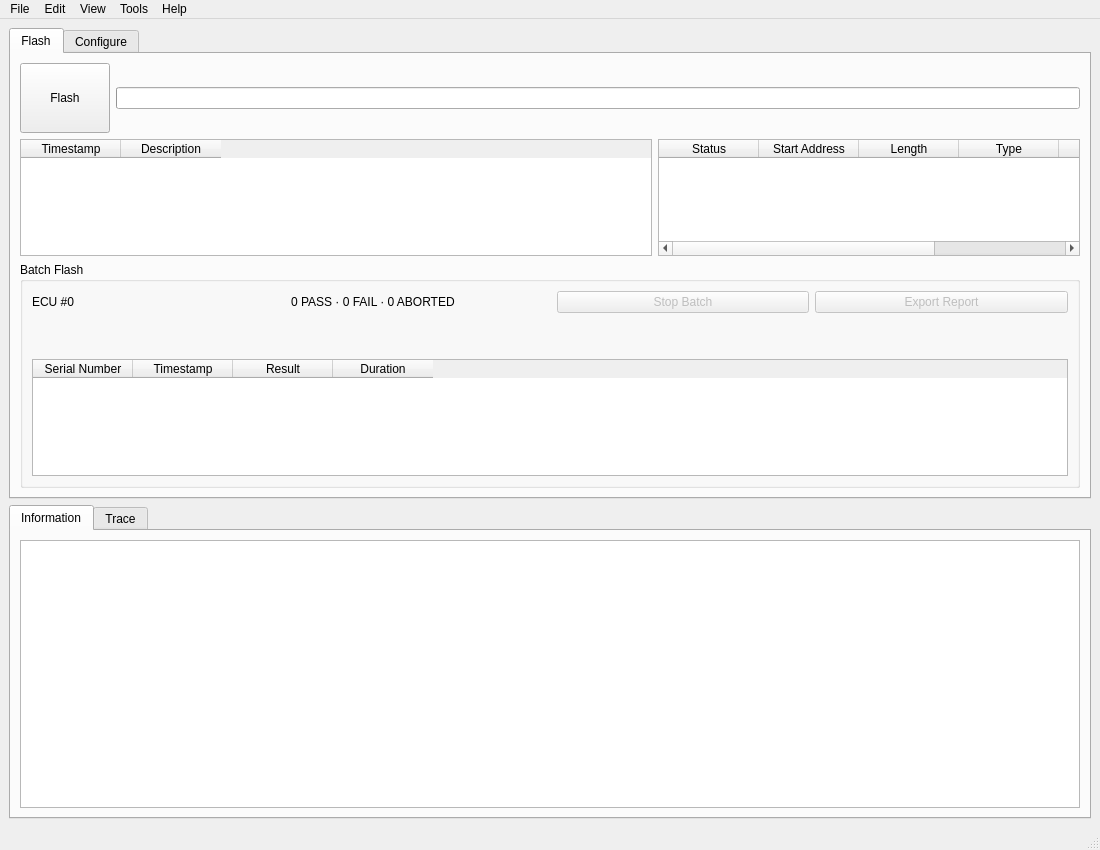
<?xml version="1.0" encoding="UTF-8"?>
<ui version="4.0">
 <class>MainWindow</class>
 <widget class="QMainWindow" name="MainWindow">
  <property name="geometry">
   <rect>
    <x>0</x>
    <y>0</y>
    <width>1100</width>
    <height>850</height>
   </rect>
  </property>
  <property name="windowTitle">
   <string>MainWindow</string>
  </property>
  <widget class="QWidget" name="centralwidget">
   <layout class="QVBoxLayout" name="verticalLayout_root" stretch="3,2">
    <item>
      <widget class="QTabWidget" name="tabWidget">
       <property name="tabPosition">
        <enum>QTabWidget::TabPosition::North</enum>
       </property>
       <property name="currentIndex">
        <number>0</number>
       </property>
       <property name="elideMode">
        <enum>Qt::TextElideMode::ElideRight</enum>
       </property>
       <widget class="QWidget" name="flashTab">
        <attribute name="title">
         <string>Flash</string>
        </attribute>
        <layout class="QVBoxLayout" name="verticalLayout_flashTab" stretch="0,0,0">
          <item>
           <layout class="QHBoxLayout" name="horizontalLayout_flashHeader" stretch="1,10">
            <item>
             <widget class="QPushButton" name="flashButton">
              <property name="sizePolicy">
               <sizepolicy hsizetype="Fixed" vsizetype="Fixed">
                <horstretch>0</horstretch>
                <verstretch>0</verstretch>
               </sizepolicy>
              </property>
              <property name="minimumSize">
               <size>
                <width>90</width>
                <height>70</height>
               </size>
              </property>
              <property name="text">
               <string>Flash</string>
              </property>
             </widget>
            </item>
            <item>
             <widget class="QProgressBar" name="progressBar">
              <property name="sizePolicy">
               <sizepolicy hsizetype="Expanding" vsizetype="Fixed">
                <horstretch>0</horstretch>
                <verstretch>0</verstretch>
               </sizepolicy>
              </property>
              <property name="minimumSize">
               <size>
                <width>0</width>
                <height>20</height>
               </size>
              </property>
              <property name="maximumSize">
               <size>
                <width>16777215</width>
                <height>22</height>
               </size>
              </property>
              <property name="value">
               <number>0</number>
              </property>
              <property name="textVisible">
               <bool>false</bool>
              </property>
             </widget>
            </item>
           </layout>
          </item>
          <item>
           <layout class="QHBoxLayout" name="horizontalLayout_flashTables" stretch="3,2">
            <item>
             <widget class="QTableWidget" name="stepsTable">
              <column>
               <property name="text">
                <string>Timestamp</string>
               </property>
              </column>
              <column>
               <property name="text">
                <string>Description</string>
               </property>
              </column>
             </widget>
            </item>
            <item>
             <widget class="QTableWidget" name="segmentsTable">
              <column>
               <property name="text">
                <string>Status</string>
               </property>
              </column>
              <column>
               <property name="text">
                <string>Start Address</string>
               </property>
              </column>
              <column>
               <property name="text">
                <string>Length</string>
               </property>
              </column>
              <column>
               <property name="text">
                <string>Type</string>
               </property>
              </column>
              <column>
               <property name="text">
                <string>Datablock</string>
               </property>
              </column>
              <column>
               <property name="text">
                <string>Segment</string>
               </property>
              </column>
             </widget>
            </item>
           </layout>
          </item>
          <item>
           <widget class="QGroupBox" name="groupBoxBatchFlash">
            <property name="visible">
             <bool>false</bool>
            </property>
            <property name="title">
             <string>Batch Flash</string>
            </property>
            <layout class="QVBoxLayout" name="verticalLayout_batchFlash">
             <item>
              <layout class="QHBoxLayout" name="horizontalLayout_batchControls">
               <item>
                <widget class="QLabel" name="labelEcuCounter">
                 <property name="text">
                  <string>ECU #0</string>
                 </property>
                </widget>
               </item>
               <item>
                <widget class="QLabel" name="labelBatchTally">
                 <property name="text">
                  <string>0 PASS · 0 FAIL · 0 ABORTED</string>
                 </property>
                </widget>
               </item>
               <item>
                <spacer name="horizontalSpacer_batchControls">
                 <property name="orientation">
                  <enum>Qt::Orientation::Horizontal</enum>
                 </property>
                </spacer>
               </item>
               <item>
                <widget class="QPushButton" name="buttonStopBatch">
                 <property name="enabled">
                  <bool>false</bool>
                 </property>
                 <property name="text">
                  <string>Stop Batch</string>
                 </property>
                </widget>
               </item>
               <item>
                <widget class="QPushButton" name="buttonExportBatchReport">
                 <property name="enabled">
                  <bool>false</bool>
                 </property>
                 <property name="text">
                  <string>Export Report</string>
                 </property>
                </widget>
               </item>
              </layout>
             </item>
             <item>
              <widget class="QLabel" name="labelBatchStatus">
               <property name="text">
                <string/>
               </property>
              </widget>
             </item>
             <item>
              <widget class="QLabel" name="labelBatchStatusCaption">
               <property name="text">
                <string/>
               </property>
              </widget>
             </item>
             <item>
              <widget class="QTableWidget" name="tableWidgetBatchLog">
               <column>
                <property name="text">
                 <string>Serial Number</string>
                </property>
               </column>
               <column>
                <property name="text">
                 <string>Timestamp</string>
                </property>
               </column>
               <column>
                <property name="text">
                 <string>Result</string>
                </property>
               </column>
               <column>
                <property name="text">
                 <string>Duration</string>
                </property>
               </column>
              </widget>
             </item>
            </layout>
           </widget>
          </item>
         </layout>
       </widget>
       <widget class="QWidget" name="configureTab">
        <attribute name="title">
         <string>Configure</string>
        </attribute>
        <layout class="QHBoxLayout" name="horizontalLayout_configureTab">
         <item>
          <widget class="QListWidget" name="navListWidget">
           <property name="maximumSize">
            <size>
             <width>200</width>
             <height>16777215</height>
            </size>
           </property>
           <item>
            <property name="text">
             <string>Data</string>
            </property>
           </item>
           <item>
            <property name="text">
             <string>Communication</string>
            </property>
           </item>
           <item>
            <property name="text">
             <string>Miscellaneous</string>
            </property>
           </item>
           <item>
            <property name="text">
             <string>Custom Actions</string>
            </property>
           </item>
          </widget>
         </item>
         <item>
          <widget class="QStackedWidget" name="stackedWidget">
           <property name="currentIndex">
            <number>0</number>
           </property>
           <widget class="QWidget" name="pageData">
            <layout class="QVBoxLayout" name="verticalLayout_dataTab">
             <item>
              <widget class="QLabel" name="labelDataTitle">
               <property name="styleSheet">
                <string notr="true">color: #2b579a; font-size: 20px;</string>
               </property>
               <property name="text">
                <string>Data</string>
               </property>
              </widget>
             </item>
             <item>
              <widget class="QLabel" name="labelDatablocks">
               <property name="sectionHeader" stdset="0">
                <bool>true</bool>
               </property>
               <property name="styleSheet">
                <string notr="true">padding: 5px; font-weight: bold;</string>
               </property>
               <property name="text">
                <string>Datablocks</string>
               </property>
              </widget>
             </item>
             <item>
              <widget class="QTableWidget" name="tableWidgetDatablocks">
               <column>
                <property name="text">
                 <string/>
                </property>
               </column>
               <column>
                <property name="text">
                 <string>Type</string>
                </property>
               </column>
               <column>
                <property name="text">
                 <string>Datablock</string>
                </property>
               </column>
               <column>
                <property name="text">
                 <string>Checksum</string>
                </property>
               </column>
               <column>
                <property name="text">
                 <string>Signature</string>
                </property>
               </column>
              </widget>
             </item>
             <item>
              <widget class="QLabel" name="labelDetails">
               <property name="sectionHeader" stdset="0">
                <bool>true</bool>
               </property>
               <property name="styleSheet">
                <string notr="true">padding: 5px; font-weight: bold;</string>
               </property>
               <property name="text">
                <string>Details</string>
               </property>
              </widget>
             </item>
             <item>
              <widget class="QTableWidget" name="tableWidgetDetails">
               <attribute name="horizontalHeaderVisible">
                <bool>false</bool>
               </attribute>
               <attribute name="verticalHeaderVisible">
                <bool>false</bool>
               </attribute>
               <column>
                <property name="text">
                 <string>Property</string>
                </property>
               </column>
               <column>
                <property name="text">
                 <string>Value</string>
                </property>
               </column>
               <column>
                <property name="text">
                 <string>Timestamp</string>
                </property>
               </column>
               <row>
                <property name="text"><string>1</string></property>
               </row>
               <row>
                <property name="text"><string>2</string></property>
               </row>
               <row>
                <property name="text"><string>3</string></property>
               </row>
               <row>
                <property name="text"><string>4</string></property>
               </row>
               <row>
                <property name="text"><string>5</string></property>
               </row>
               <row>
                <property name="text"><string>6</string></property>
               </row>
               <item row="0" column="0">
                <property name="text"><string>File</string></property>
               </item>
               <item row="1" column="0">
                <property name="text"><string>Checksum</string></property>
               </item>
               <item row="2" column="0">
                <property name="text"><string>Compression Method</string></property>
               </item>
               <item row="3" column="0">
                <property name="text"><string>Encryption Method</string></property>
               </item>
               <item row="4" column="0">
                <property name="text"><string>Start Address</string></property>
               </item>
               <item row="5" column="0">
                <property name="text"><string>Memory Size</string></property>
               </item>
              </widget>
             </item>
             <item>
              <widget class="QPushButton" name="buttonLoadFromGitLab">
               <property name="text">
                <string>Load from GitLab...</string>
               </property>
              </widget>
             </item>
             <item>
              <spacer name="verticalSpacer">
               <property name="orientation">
                <enum>Qt::Vertical</enum>
               </property>
               <property name="sizeHint" stdset="0">
                <size>
                 <width>20</width>
                 <height>40</height>
                </size>
               </property>
              </spacer>
             </item>
            </layout>
           </widget>
           <widget class="QWidget" name="pageComm">
            <layout class="QVBoxLayout" name="verticalLayout_comm">
             <item>
              <widget class="QLabel" name="labelCommTitle">
               <property name="styleSheet">
                <string notr="true">color: #2b579a; font-size: 20px;</string>
               </property>
               <property name="text">
                <string>Communication</string>
               </property>
              </widget>
             </item>
             <item>
              <widget class="QLabel" name="labelHardware">
               <property name="sectionHeader" stdset="0">
                <bool>true</bool>
               </property>
               <property name="styleSheet">
                <string notr="true">padding: 5px; font-weight: bold;</string>
               </property>
               <property name="text">
                <string>Hardware configure</string>
               </property>
              </widget>
             </item>
             <item>
              <layout class="QHBoxLayout" name="horizontalLayout_hardware">
               <item>
                <widget class="QComboBox" name="comboBoxHardware"/>
               </item>
               <item>
                <widget class="QPushButton" name="buttonTestConnectionHardware">
                 <property name="text">
                  <string>Test Connection</string>
                 </property>
                </widget>
               </item>
               <item>
                <widget class="QPushButton" name="buttonRefreshHardware">
                 <property name="text">
                  <string>Refresh</string>
                 </property>
                </widget>
               </item>
              </layout>
             </item>
             <item>
              <widget class="QLabel" name="labelRadarSide">
               <property name="sectionHeader" stdset="0">
                <bool>true</bool>
               </property>
               <property name="styleSheet">
                <string notr="true">padding: 5px; font-weight: bold;</string>
               </property>
               <property name="text">
                <string>Radar Side</string>
               </property>
              </widget>
             </item>
             <item>
              <widget class="QComboBox" name="comboBoxRadarSide">
               <item>
                <property name="text">
                 <string>S0 (77B/78B)</string>
                </property>
               </item>
               <item>
                <property name="text">
                 <string>S1 (77A/78A)</string>
                </property>
               </item>
              </widget>
             </item>
             <item>
              <widget class="QLabel" name="labelLogicalLink">
               <property name="sectionHeader" stdset="0">
                <bool>true</bool>
               </property>
               <property name="styleSheet">
                <string notr="true">padding: 5px; font-weight: bold;</string>
               </property>
               <property name="text">
                <string>Logical Link</string>
               </property>
              </widget>
             </item>
             <item>
              <widget class="QComboBox" name="comboBoxLogicalLink">
               <item>
                <property name="text">
                 <string>CAN</string>
                </property>
               </item>
               <item>
                <property name="text">
                 <string>CAN FD</string>
                </property>
               </item>
              </widget>
             </item>
             <item>
              <widget class="QTableWidget" name="tableWidgetCommDetails">
               <attribute name="horizontalHeaderVisible">
                <bool>false</bool>
               </attribute>
               <attribute name="verticalHeaderVisible">
                <bool>false</bool>
               </attribute>
               <column>
                <property name="text">
                 <string>Property</string>
                </property>
               </column>
               <column>
                <property name="text">
                 <string>Value</string>
                </property>
               </column>
               <row>
                <property name="text"><string>1</string></property>
               </row>
               <row>
                <property name="text"><string>2</string></property>
               </row>
               <row>
                <property name="text"><string>3</string></property>
               </row>
               <row>
                <property name="text"><string>4</string></property>
               </row>
               <row>
                <property name="text"><string>5</string></property>
               </row>
               <row>
                <property name="text"><string>6</string></property>
               </row>
               <row>
                <property name="text"><string>7</string></property>
               </row>
               <item row="0" column="0">
                <property name="text"><string>Baudrate</string></property>
               </item>
               <item row="1" column="0">
                <property name="text"><string>Addressing Scheme</string></property>
               </item>
               <item row="2" column="0">
                <property name="text"><string>Physical CAN ID Type</string></property>
               </item>
               <item row="3" column="0">
                <property name="text"><string>Functional CAN ID Type</string></property>
               </item>
               <item row="4" column="0">
                <property name="text"><string>Physical Request CAN ID</string></property>
               </item>
               <item row="5" column="0">
                <property name="text"><string>Response CAN ID</string></property>
               </item>
               <item row="6" column="0">
                <property name="text"><string>Functional Request CAN ID</string></property>
               </item>
               <item row="0" column="1">
                <property name="text"><string>500,000 Baud</string></property>
               </item>
               <item row="1" column="1">
                <property name="text"><string>Normal</string></property>
               </item>
               <item row="2" column="1">
                <property name="text"><string>11-Bit</string></property>
               </item>
               <item row="3" column="1">
                <property name="text"><string>11-Bit</string></property>
               </item>
               <item row="4" column="1">
                <property name="text"><string>0x778</string></property>
               </item>
               <item row="5" column="1">
                <property name="text"><string>0x788</string></property>
               </item>
               <item row="6" column="1">
                <property name="text"><string>0x700</string></property>
               </item>
              </widget>
             </item>
             <item>
              <spacer name="verticalSpacer_comm">
               <property name="orientation">
                <enum>Qt::Vertical</enum>
               </property>
               <property name="sizeHint" stdset="0">
                <size>
                 <width>20</width>
                 <height>40</height>
                </size>
               </property>
              </spacer>
             </item>
            </layout>
           </widget>
           <widget class="QWidget" name="pageMisc">
            <layout class="QVBoxLayout" name="verticalLayout_misc">
             <item>
              <widget class="QLabel" name="labelMiscTitle">
               <property name="styleSheet">
                <string notr="true">color: #2b579a; font-size: 20px;</string>
               </property>
               <property name="text">
                <string>Miscellaneous</string>
               </property>
              </widget>
             </item>
             <item>
              <widget class="QLabel" name="labelFlashSequence">
               <property name="sectionHeader" stdset="0">
                <bool>true</bool>
               </property>
               <property name="styleSheet">
                <string notr="true">padding: 5px; font-weight: bold;</string>
               </property>
               <property name="text">
                <string>Flash Sequence</string>
               </property>
              </widget>
             </item>
             <item>
              <widget class="QComboBox" name="comboBoxFlashSequence">
               <item>
                <property name="text">
                 <string>Suzuki SLP1 (Real Trace) (Default)</string>
                </property>
               </item>
               <item>
                <property name="text">
                 <string>Generic</string>
                </property>
               </item>
              </widget>
             </item>
             <item>
              <widget class="QLabel" name="labelSecurityDll">
               <property name="sectionHeader" stdset="0">
                <bool>true</bool>
               </property>
               <property name="styleSheet">
                <string notr="true">padding: 5px; font-weight: bold;</string>
               </property>
               <property name="text">
                <string>Security Access DLL (Optional)</string>
               </property>
              </widget>
             </item>
             <item>
              <layout class="QHBoxLayout" name="horizontalLayout_securityDll">
               <item>
                <widget class="QLineEdit" name="lineEditSecurityDll">
                 <property name="readOnly">
                  <bool>true</bool>
                 </property>
                 <property name="placeholderText">
                  <string>No DLL selected — using built-in seed/key algorithm</string>
                 </property>
                </widget>
               </item>
               <item>
                <widget class="QPushButton" name="buttonBrowseSecurityDll">
                 <property name="text">
                  <string>Browse...</string>
                 </property>
                </widget>
               </item>
              </layout>
             </item>
             <item>
              <widget class="QLabel" name="labelFingerprint">
               <property name="sectionHeader" stdset="0">
                <bool>true</bool>
               </property>
               <property name="styleSheet">
                <string notr="true">padding: 5px; font-weight: bold;</string>
               </property>
               <property name="text">
                <string>Fingerprint</string>
               </property>
              </widget>
             </item>
             <item>
              <layout class="QHBoxLayout" name="horizontalLayout_testerSerialNumber">
               <item>
                <widget class="QLabel" name="labelTesterSerialNumber">
                 <property name="text">
                  <string>Tester Serial Number:</string>
                 </property>
                </widget>
               </item>
               <item>
                <widget class="QLineEdit" name="lineEditTesterSerialNumber">
                 <property name="text">
                  <string>00112233445566778899</string>
                 </property>
                 <property name="toolTip">
                  <string>Hex bytes written to DID 0xF198 (Suzuki SLP1 sequence only)</string>
                 </property>
                </widget>
               </item>
              </layout>
             </item>
             <item>
              <spacer name="verticalSpacer_misc">
               <property name="orientation">
                <enum>Qt::Vertical</enum>
               </property>
               <property name="sizeHint" stdset="0">
                <size>
                 <width>20</width>
                 <height>40</height>
                </size>
               </property>
              </spacer>
             </item>
            </layout>
           </widget>
           <widget class="QWidget" name="pageCustom">
            <layout class="QVBoxLayout" name="verticalLayout_custom">
             <item>
              <widget class="QLabel" name="labelCustomTitle">
               <property name="styleSheet">
                <string notr="true">color: #2b579a; font-size: 20px;</string>
               </property>
               <property name="text">
                <string>Custom Actions</string>
               </property>
              </widget>
             </item>
             <item>
              <widget class="QLabel" name="labelCustomConfig">
               <property name="sectionHeader" stdset="0">
                <bool>true</bool>
               </property>
               <property name="styleSheet">
                <string notr="true">padding: 5px; font-weight: bold;</string>
               </property>
               <property name="text">
                <string>Custom Configuration</string>
               </property>
              </widget>
             </item>
             <item>
              <widget class="QTableWidget" name="tableWidgetCustomConfig">
               <property name="sizePolicy">
                <sizepolicy hsizetype="Expanding" vsizetype="Fixed">
                 <horstretch>0</horstretch>
                 <verstretch>0</verstretch>
                </sizepolicy>
               </property>
               <property name="minimumSize">
                <size>
                 <width>0</width>
                 <height>122</height>
                </size>
               </property>
               <property name="maximumSize">
                <size>
                 <width>16777215</width>
                 <height>122</height>
                </size>
               </property>
               <attribute name="horizontalHeaderVisible">
                <bool>false</bool>
               </attribute>
               <attribute name="verticalHeaderVisible">
                <bool>false</bool>
               </attribute>
               <column>
                <property name="text">
                 <string>Property</string>
                </property>
               </column>
               <column>
                <property name="text">
                 <string>Value</string>
                </property>
               </column>
               <row>
                <property name="text"><string>1</string></property>
               </row>
               <row>
                <property name="text"><string>2</string></property>
               </row>
               <row>
                <property name="text"><string>3</string></property>
               </row>
               <row>
                <property name="text"><string>4</string></property>
               </row>
               <item row="0" column="0">
                <property name="text"><string>Erase Timeout</string></property>
               </item>
               <item row="1" column="0">
                <property name="text"><string>Programming delay</string></property>
               </item>
               <item row="2" column="0">
                <property name="text"><string>Post reset delay</string></property>
               </item>
               <item row="3" column="0">
                <property name="text"><string>STmin override</string></property>
               </item>
               <item row="0" column="1">
                <property name="text"><string>120 sec</string></property>
               </item>
               <item row="1" column="1">
                <property name="text"><string>2 sec</string></property>
               </item>
               <item row="2" column="1">
                <property name="text"><string>1 sec</string></property>
               </item>
               <item row="3" column="1">
                <property name="text"><string>50 msec</string></property>
               </item>
              </widget>
             </item>
             <item>
              <widget class="QLabel" name="labelStressTest">
               <property name="sectionHeader" stdset="0">
                <bool>true</bool>
               </property>
               <property name="styleSheet">
                <string notr="true">padding: 5px; font-weight: bold;</string>
               </property>
               <property name="text">
                <string>Stress Test (testing only — will be removed later)</string>
               </property>
              </widget>
             </item>
             <item>
              <layout class="QHBoxLayout" name="horizontalLayout_stressTest">
               <item>
                <widget class="QLabel" name="labelStressTestCount">
                 <property name="text">
                  <string>Number of flashes:</string>
                 </property>
                </widget>
               </item>
               <item>
                <widget class="QSpinBox" name="spinBoxStressTestCount">
                 <property name="minimum">
                  <number>1</number>
                 </property>
                 <property name="maximum">
                  <number>9999</number>
                 </property>
                 <property name="value">
                  <number>1</number>
                 </property>
                </widget>
               </item>
               <item>
                <widget class="QPushButton" name="buttonStressTestStart">
                 <property name="text">
                  <string>Start Stress Test</string>
                 </property>
                </widget>
               </item>
              </layout>
             </item>
             <item>
              <widget class="QLabel" name="labelStressTestStatus">
               <property name="text">
                <string>Not running.</string>
               </property>
              </widget>
             </item>
             <item>
              <spacer name="verticalSpacer_custom">
               <property name="orientation">
                <enum>Qt::Vertical</enum>
               </property>
               <property name="sizeHint" stdset="0">
                <size>
                 <width>20</width>
                 <height>40</height>
                </size>
               </property>
              </spacer>
             </item>
            </layout>
           </widget>
          </widget>
         </item>
        </layout>
       </widget>
      </widget>
     </item>
     <item>
      <widget class="QTabWidget" name="outputTabWidget">
       <property name="currentIndex">
        <number>0</number>
       </property>
       <widget class="QWidget" name="informationTab">
        <attribute name="title">
         <string>Information</string>
        </attribute>
        <layout class="QVBoxLayout" name="verticalLayout_infoTab">
         <item>
          <widget class="QTextEdit" name="informationText"/>
         </item>
        </layout>
       </widget>
       <widget class="QWidget" name="traceTab">
        <attribute name="title">
         <string>Trace</string>
        </attribute>
        <layout class="QVBoxLayout" name="verticalLayout_traceTab">
         <item>
          <widget class="QTableWidget" name="traceTable">
           <property name="editTriggers">
            <enum>QAbstractItemView::EditTrigger::NoEditTriggers</enum>
           </property>
           <property name="alternatingRowColors">
            <bool>true</bool>
           </property>
           <property name="selectionBehavior">
            <enum>QAbstractItemView::SelectionBehavior::SelectRows</enum>
           </property>
           <column>
            <property name="text">
             <string>Request TimeStamp</string>
            </property>
           </column>
           <column>
            <property name="text">
             <string>Request Target</string>
            </property>
           </column>
           <column>
            <property name="text">
             <string>Request Data</string>
            </property>
           </column>
           <column>
            <property name="text">
             <string>Response TimeStamp</string>
            </property>
           </column>
           <column>
            <property name="text">
             <string>Response Source</string>
            </property>
           </column>
           <column>
            <property name="text">
             <string>Response Data</string>
            </property>
           </column>
          </widget>
         </item>
        </layout>
       </widget>
      </widget>
     </item>
    </layout>
  </widget>
  <widget class="QMenuBar" name="menubar">
   <property name="geometry">
    <rect>
     <x>0</x>
     <y>0</y>
     <width>1675</width>
     <height>30</height>
    </rect>
   </property>
   <widget class="QMenu" name="menuFile">
    <property name="title">
     <string>File</string>
    </property>
    <addaction name="actionLoadFirmware"/>
    <addaction name="actionLoadFromGitLab"/>
    <widget class="QMenu" name="menuRecentFiles">
     <property name="title">
      <string>Recent Files</string>
     </property>
    </widget>
    <addaction name="menuRecentFiles"/>
    <addaction name="separator"/>
    <addaction name="actionSaveProjectAs"/>
    <addaction name="actionOpenProject"/>
    <addaction name="separator"/>
    <addaction name="actionCloseWindow"/>
    <addaction name="actionExit"/>
   </widget>
   <widget class="QMenu" name="menuEdit">
    <property name="title">
     <string>Edit</string>
    </property>
    <addaction name="actionClearInformationLog"/>
    <addaction name="actionClearTrace"/>
   </widget>
   <widget class="QMenu" name="menuView">
    <property name="title">
     <string>View</string>
    </property>
    <addaction name="actionDarkMode"/>
    <addaction name="separator"/>
    <widget class="QMenu" name="menuResizeWindow">
     <property name="title">
      <string>Resize Window</string>
     </property>
     <addaction name="actionResizeDefault"/>
     <addaction name="actionResizeMedium"/>
     <addaction name="actionResizeLarge"/>
     <addaction name="separator"/>
     <addaction name="actionMaximizeWindow"/>
     <addaction name="actionFullScreen"/>
    </widget>
    <addaction name="menuResizeWindow"/>
   </widget>
   <widget class="QMenu" name="menuTools">
    <property name="title">
     <string>Tools</string>
    </property>
    <addaction name="actionFlash"/>
    <addaction name="actionAbort"/>
    <addaction name="separator"/>
    <addaction name="actionTestConnection"/>
    <addaction name="actionExportReport"/>
    <addaction name="separator"/>
    <widget class="QMenu" name="menuMode">
     <property name="title">
      <string>Mode</string>
     </property>
     <addaction name="actionModeFlash"/>
     <addaction name="actionModeBatchFlash"/>
    </widget>
    <addaction name="menuMode"/>
   </widget>
   <widget class="QMenu" name="menuHelp">
    <property name="title">
     <string>Help</string>
    </property>
    <addaction name="actionAbout"/>
    <addaction name="actionOpenGuideline"/>
    <addaction name="separator"/>
    <addaction name="actionExportIssue"/>
   </widget>
   <addaction name="menuFile"/>
   <addaction name="menuEdit"/>
   <addaction name="menuView"/>
   <addaction name="menuTools"/>
   <addaction name="menuHelp"/>
  </widget>
  <widget class="QStatusBar" name="statusbar"/>
  <action name="actionLoadFirmware">
   <property name="text">
    <string>Load Firmware...</string>
   </property>
  </action>
  <action name="actionLoadFromGitLab">
   <property name="text">
    <string>Load from GitLab...</string>
   </property>
  </action>
  <action name="actionSaveProjectAs">
   <property name="text">
    <string>Save Project As...</string>
   </property>
  </action>
  <action name="actionOpenProject">
   <property name="text">
    <string>Open Project...</string>
   </property>
  </action>
  <action name="actionCloseWindow">
   <property name="text">
    <string>Close Window</string>
   </property>
  </action>
  <action name="actionExit">
   <property name="text">
    <string>Exit</string>
   </property>
  </action>
  <action name="actionFlash">
   <property name="text">
    <string>Flash</string>
   </property>
  </action>
  <action name="actionAbort">
   <property name="text">
    <string>Abort</string>
   </property>
  </action>
  <action name="actionTestConnection">
   <property name="text">
    <string>Test Connection...</string>
   </property>
  </action>
  <action name="actionExportReport">
   <property name="text">
    <string>Export Report...</string>
   </property>
  </action>
  <action name="actionModeFlash">
   <property name="checkable">
    <bool>true</bool>
   </property>
   <property name="checked">
    <bool>true</bool>
   </property>
   <property name="text">
    <string>Flash</string>
   </property>
  </action>
  <action name="actionModeBatchFlash">
   <property name="checkable">
    <bool>true</bool>
   </property>
   <property name="text">
    <string>Batch Flash</string>
   </property>
  </action>
  <action name="actionAbout">
   <property name="text">
    <string>About SFlash</string>
   </property>
  </action>
  <action name="actionOpenGuideline">
   <property name="text">
    <string>Open Guideline</string>
   </property>
  </action>
  <action name="actionExportIssue">
   <property name="text">
    <string>Export Issue...</string>
   </property>
  </action>
  <action name="actionDarkMode">
   <property name="checkable">
    <bool>true</bool>
   </property>
   <property name="text">
    <string>Dark Mode</string>
   </property>
  </action>
  <action name="actionResizeDefault">
   <property name="text">
    <string>Default (1100 × 850)</string>
   </property>
  </action>
  <action name="actionResizeMedium">
   <property name="text">
    <string>Medium (1366 × 789)</string>
   </property>
  </action>
  <action name="actionResizeLarge">
   <property name="text">
    <string>Large (1920 × 1080)</string>
   </property>
  </action>
  <action name="actionMaximizeWindow">
   <property name="text">
    <string>Maximize Window</string>
   </property>
  </action>
  <action name="actionFullScreen">
   <property name="text">
    <string>Full Screen</string>
   </property>
  </action>
  <action name="actionClearRecentFiles">
   <property name="text">
    <string>Clear Recent Files</string>
   </property>
  </action>
  <action name="actionClearInformationLog">
   <property name="text">
    <string>Clear Information Log</string>
   </property>
  </action>
  <action name="actionClearTrace">
   <property name="text">
    <string>Clear Trace Table</string>
   </property>
  </action>
 </widget>
 <resources/>
 <connections>
  <connection>
   <sender>navListWidget</sender>
   <signal>currentRowChanged(int)</signal>
   <receiver>stackedWidget</receiver>
   <slot>setCurrentIndex(int)</slot>
   <hints>
    <hint type="sourcelabel">
     <x>0</x>
     <y>0</y>
    </hint>
    <hint type="destinationlabel">
     <x>0</x>
     <y>0</y>
    </hint>
   </hints>
  </connection>
 </connections>
</ui>
